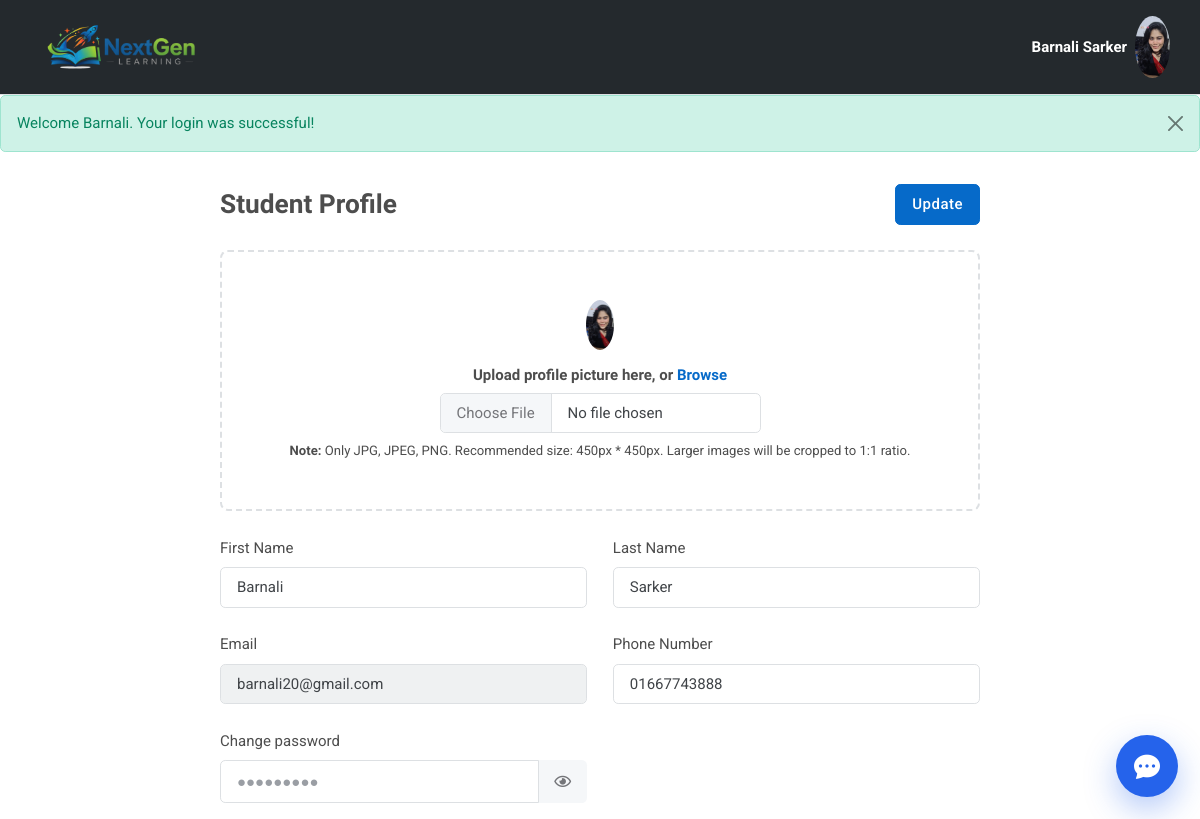
The app's page /student/student_edit_profile.php (signed in) with its own data.
### tables this page shows
CREATE TABLE `users` (
  `id` int(11) NOT NULL,
  `role` enum('student','admin','instructor') NOT NULL DEFAULT 'student',
  `first_name` varchar(255) NOT NULL,
  `last_name` varchar(255) NOT NULL,
  `phone` varchar(255) NOT NULL,
  `email` varchar(255) NOT NULL,
  `password` varchar(255) NOT NULL,
  `avatar` varchar(255) DEFAULT NULL,
  `created_at` datetime NOT NULL DEFAULT current_timestamp(),
  `updated_at` datetime NOT NULL DEFAULT current_timestamp()
);

### includes/get_user_by_id.php (called while the page is built, shortened)
<?php
function get_user($conn, $user_id)
{
    $stmt = $conn->prepare("SELECT * FROM users WHERE id = ?");
    $stmt->bind_param("s", $user_id);
    if (!$stmt->execute()) {
        echo "Error executing query: " . $stmt->error;
        return null;
    }
    $result = $stmt->get_result();
    if ($result->num_rows > 0) {
        $user = $result->fetch_assoc();
        return $user;
    } else {
        echo "No user found with the given email.";
        $stmt->close();
        return null;
    }
}
?>

### student/student_edit_profile.php (the view, shortened to what this page needs)
<?php
include('../includes/db.php');
include('../includes/get_user_by_id.php');
$user_id    = $_SESSION['user_id'];
$user       = get_user($conn, $user_id);
?>
<div class="page-content-wrapper h-auto border-none shadow-none m-0">
    <div class="card col-xl-8 mx-auto">
        <div class="card-body">
            <form class="row g-4 align-items-top" action="../includes/process_update_student_profile.php" method="POST" enctype="multipart/form-data">
                <div class="col-12 d-sm-flex justify-content-between align-items-center">
                    <h4 class="mb-sm-0">Student Profile</h4>
                    <button type="submit" class="btn btn-primary mb-0">Update</button>
                </div>
                <div class="col-12">
                    <div class="text-center justify-content-center align-items-center p-4 p-sm-5 border border-2 border-dashed position-relative rounded-3">
                        <div class="mt-3">
                            <h6 class="my-2">Upload profile picture here, or <a href="#!" class="text-primary">Browse</a></h6>
                            <label style="cursor:pointer;">
                                <input name="avatar" class="form-control stretched-link" type="file" id="image" accept="image/gif, image/jpeg, image/png" />
                            </label>
                            <p class="small mb-0 mt-2"><b>Note:</b> Only JPG, JPEG, PNG. Recommended size: 450px * 450px. Larger images will be cropped to 1:1 ratio.</p>
                        </div>
                    </div>
                </div>
                <div class="col-lg-6">
                    <label class="form-label">First Name</label>
                    <input type="text" name="fname" class="form-control" placeholder="Enter your first name" value="<?= htmlspecialchars($user['first_name']); ?>" required>
                </div>
                <div class="col-lg-6">
                    <label class="form-label">Last Name</label>
                    <input type="text" name="lname" class="form-control" placeholder="Enter your last name" value="<?= htmlspecialchars($user['last_name']); ?>" required>
                </div>
                <div class="col-lg-6">
                    <label class="form-label">Email</label>
                    <input type="email" class="form-control" value="<?= htmlspecialchars($user['email']); ?>" disabled>
                </div>
                <div class="col-lg-6">
                    <label class="form-label">Phone Number</label>
                    <input type="text" name="phone" class="form-control" placeholder="Enter your phone number" value="<?= htmlspecialchars($user['phone']); ?>" required>
                </div>
                <div class="col-md-6">
                    <label class="form-label">Change password</label>
                    <div class="input-group">
                        <input name="password"
                            type="password"
                            class="form-control"
                            placeholder="●●●●●●●●●"
                            id="inputPasswordProfile">
                        <span class="input-group-text px-2 border-0"
                            style="cursor: pointer;"
                            onclick="togglePassword('inputPasswordProfile')">
                            <i class="far fa-eye p-2"></i>
                        </span>
                    </div>
                </div>
            </form>
        </div>
    </div>
</div>
<?php
$content = ob_get_clean();
include('../layouts/student.php');
?>

### layouts/student.php (shortened to what this page needs)
<?php
include_once('../includes/db.php');
include_once('../includes/get_user_by_id.php');
$user_id = $_SESSION['user_id'];
$user = get_user($conn, $user_id);
?>
<!DOCTYPE html>
<html lang="en">
<head>
    <link rel="stylesheet" type="text/css" href="../assets/vendor/font-awesome/css/all.min.css">
    <link rel="stylesheet" type="text/css" href="../assets/vendor/bootstrap-icons/bootstrap-icons.css">
    <link rel="stylesheet" type="text/css" href="../assets/vendor/choices/css/choices.min.css">
    <link rel="stylesheet" type="text/css" href="https://cdn.jsdelivr.net/npm/glightbox/dist/css/glightbox.min.css">
    <link rel="stylesheet" type="text/css" href="https://cdn.quilljs.com/1.3.7/quill.snow.css">
    <link rel="stylesheet" type="text/css" href="../assets/vendor/stepper/css/bs-stepper.min.css">
    <link rel="stylesheet" type="text/css" href="../assets/vendor/overlay-scrollbar/css/overlayscrollbars.min.css">
    <link rel="stylesheet" type="text/css" href="../assets/css/style.css">
</head>
<body>
    <nav class="navbar top-bar border-bottom shadow-none py-0 py-xl-3" style="background:#24292d;">
        <div class="container p-0">
            <div class="d-flex align-items-center w-100">
                <div class="ms-3 d-none d-xl-block">
                    <a href="../student/dashboard.php"><img class="navbar-logo" src="../assets/images/logo.png" alt="logo"></a>
                </div>
                <div class="ms-auto">
                    <ul class="navbar-nav flex-row align-items-center">
                        <li class="nav-item dropdown">
                            <a class="d-flex align-items-center text-white text-decoration-none"
                            href="#"
                            id="profileDropdown"
                            role="button"
                            data-bs-toggle="dropdown"
                            aria-expanded="false">
                                <span class="me-2 fw-bold text-white">
                                    <?= $user['first_name'] ?> <?= $user['last_name'] ?>
                                </span>
                                <?php if ($user['avatar']) { ?>
                                    <img class="rounded-circle"
                                        src="../uploads/img/users/<?php echo $user['avatar']; ?>"
                                        width="35" height="35"
                                        style="object-fit: cover; min-width: 35px;">
                                <?php } ?>
                            </a>
                        </li>
                    </ul>
                </div>
            </div>
        </div>
    </nav>
    <?php
    if (!empty($_SESSION['error_message']) || !empty($_SESSION['success_message'])) {
        $isError = !empty($_SESSION['error_message']);
        $alertType = $isError ? 'warning' : 'success';
        $message = $isError ? $_SESSION['error_message'] : $_SESSION['success_message'];
        ?>
        <div class="alert alert-<?= $alertType ?> alert-dismissible fade show" role="alert">
            <?= htmlspecialchars($message) ?>
            <button type="button" class="btn-close" data-bs-dismiss="alert" aria-label="Close"></button>
        </div>
    <?php
    }
    ?>
    <main>
        <?php echo $content; ?>
    </main>
    <?php if (empty($hide_default_chatbot)) { $ngChatBasePath = '../'; include '../chatbot/widget.php'; } ?>
</body>
</html>

### layouts/student.php (style rules this page uses)
.navbar { overflow: visible !important; }

### records on screen
users: first_name "Barnali", last_name "Sarker", avatar (picture), fname "Barnali", lname "Sarker", email "barnali20@gmail.com", phone "01667743888"

### other values on screen
$message "Welcome Barnali. Your login was successful!"
